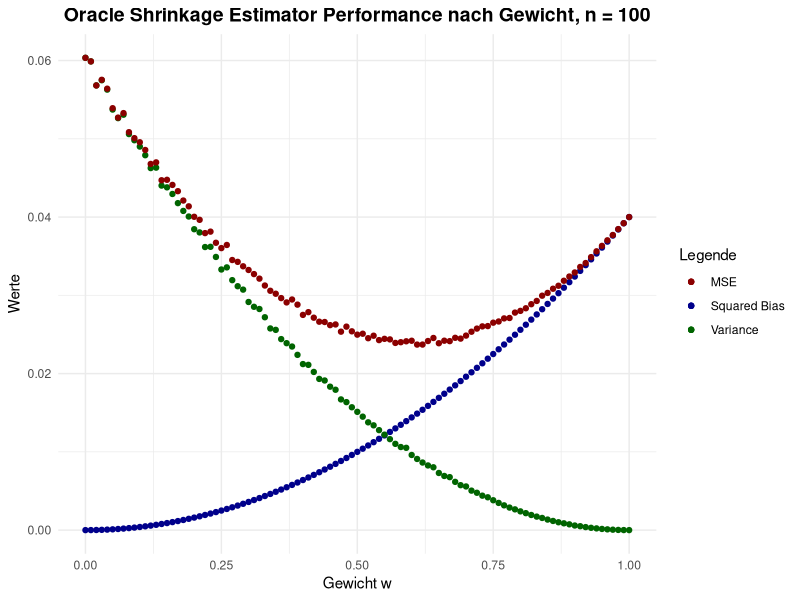
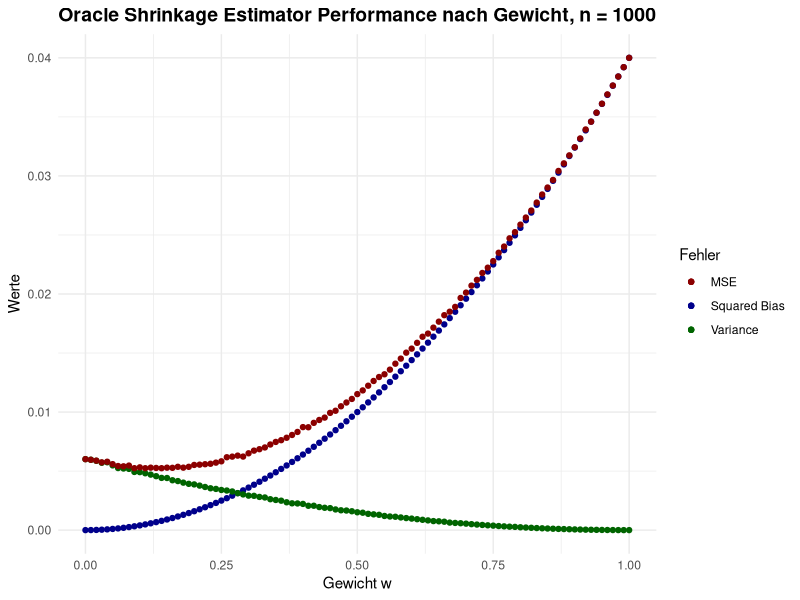

The R source for these figures, in order:
library(tidyverse)
library(MASS)

## Aufgabe b)

# Parameter
p <- 5
n <- 100
M <- 1000
Sigma <- diag(0.9, nrow = p, ncol = p) + matrix(0.1, nrow = p, ncol = p)
mu <- c(rep(0,p))
w <- 0:100/100
# Parameter gamma = (1/p) * trace(Sigma)
gamma <- (1/p) * sum(diag(Sigma))

# Funktion erstellen um Fehler-Terme für jeweiliges Gewicht w zu erhalten
# Parameter: Anzahl von Iterationen M, Beobachtungen n, Gewicht w
get_errors <- function(M, n, w){
  
  # Zwischenspeicher für Squared Bias, Variance, MSE
  sum_bias <- 0
  sum_var <- 0
  sum_mse <- 0
  
  for (i in (1:M)){
    
    X_transposed <- mvrnorm(n, mu, Sigma)
    S <- (1/n) * t(X_transposed) %*% X_transposed
    shrink_est <- w * gamma * diag(p) + (1-w) * S
    
    # Erwartungswert des Shrinkage Estimators (S ist erwartungstreu)
    expectation_of_shrink_est <- w * gamma * diag(p) + (1-w) * Sigma 
    
    # Squared Bias # gleich für jede Iteration!
    A <- expectation_of_shrink_est - Sigma
    sum_bias <- sum_bias + (1/p) * norm(A, type = "F")^2
    
    # Variance
    B <- shrink_est - expectation_of_shrink_est
    sum_var <- sum_var + (1/p) * norm(B, type = "F")^2
    
    # Mean Squared Error
    C <- shrink_est - Sigma
    sum_mse <- sum_mse + (1/p) * norm(C, type = "F")^2
    
  }
  
  squared_bias <- (1/M) * sum_bias
  variance <- (1/M) * sum_var
  mse <- (1/M) * sum_mse
  
  return(c(w, squared_bias, variance, mse))
}

  
# Data Frame als Speicher für Fehlerterme und zugehöriges Gewicht
storage <- data.frame(array(NA, dim = c(length(w), 4)))
colnames(storage) <- c("Weight", "SquaredBias", "Variance", "MSE")

# Berechnung
for (i in (1:length(w))){
  storage[i,] <- get_errors(M, n=100, w[i])
  print(i)
}

# Plot
ggplot() + 
  geom_point(aes(x=storage$Weight, y = storage$SquaredBias, color = "Squared Bias"),
             show.legend = TRUE) + 
  geom_point(aes(x=storage$Weight, y = storage$Variance, color = "Variance"),
             show.legend = TRUE) + 
  geom_point(aes(x=storage$Weight, y = storage$MSE, color = "MSE"),
             show.legend = TRUE) + 
  labs(x = "Gewicht w", y = "Werte",
       title = "Oracle Shrinkage Estimator Performance nach Gewicht, n = 100") +
  scale_color_manual(
    values = c("Squared Bias" = "darkblue", "Variance" = "darkgreen", "MSE" = "darkred"),
    name = "Legende"
  ) + 
  theme_minimal() +
  theme(
    plot.title = element_text(face = "bold", size = 14, hjust = 0.5)
  )

# Empirisch optimales Gewicht w bestimmen
w_optimal <- storage$Weight[which.min(storage$MSE)]
w_optimal


# Durchführung mit n = 1000
storage_mod <- data.frame(array(0, dim = c(length(w), 4)))
colnames(storage_mod) <- c("Weight", "SquaredBias", "Variance", "MSE")

for (i in (1:length(w))){
  storage_mod[i,] <- get_errors(M, n=1000, w[i])
  print(i)
}

ggplot() + 
  geom_point(aes(x=storage_mod$Weight, y = storage_mod$SquaredBias,
                 color = "Squared Bias"), show.legend = TRUE) + 
  geom_point(aes(x=storage_mod$Weight, y = storage_mod$Variance,
                 color = "Variance"), show.legend = TRUE) + 
  geom_point(aes(x=storage_mod$Weight, y = storage_mod$MSE,
                 color = "MSE"), show.legend = TRUE) + 
  labs(x = "Gewicht w", y = "Werte",
       title = "Oracle Shrinkage Estimator Performance nach Gewicht, n = 1000") +
  scale_color_manual(
    values = c("Squared Bias" = "darkblue", "Variance" = "darkgreen", "MSE" = "darkred"),
    name = "Fehler"
  ) + 
  theme_minimal() +
  theme(
    plot.title = element_text(face = "bold", size = 14, hjust = 0.5)
  )

# Empirisch optimales Gewicht w bestimmen
w_optimal_mod <- storage_mod$Weight[which.min(storage_mod$MSE)]
w_optimal_mod

